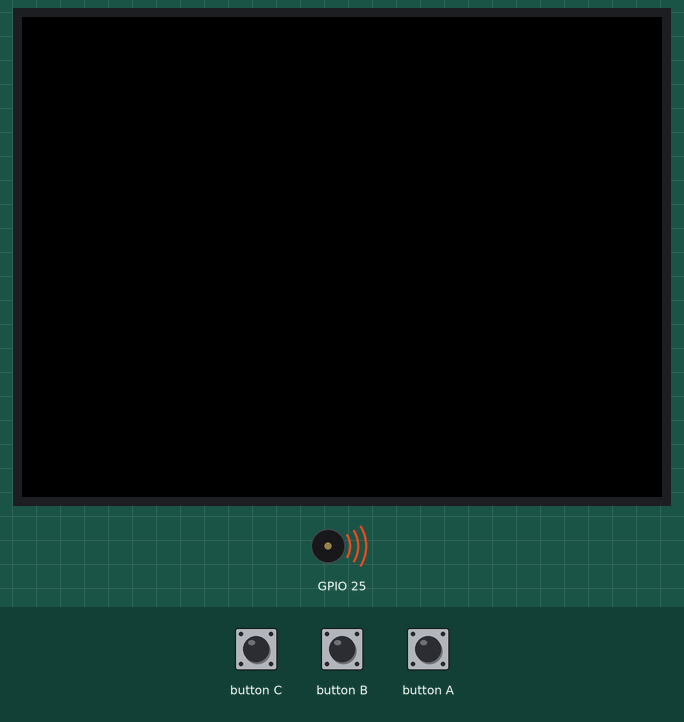
Recording of a sketch running on a simulated ESP32. Parts: 320×240 colour display, buzzer (waves = sounding). What the sketch prints to the serial monitor is not drawn.

Above: at 2.2 s.
At 5.2 s:
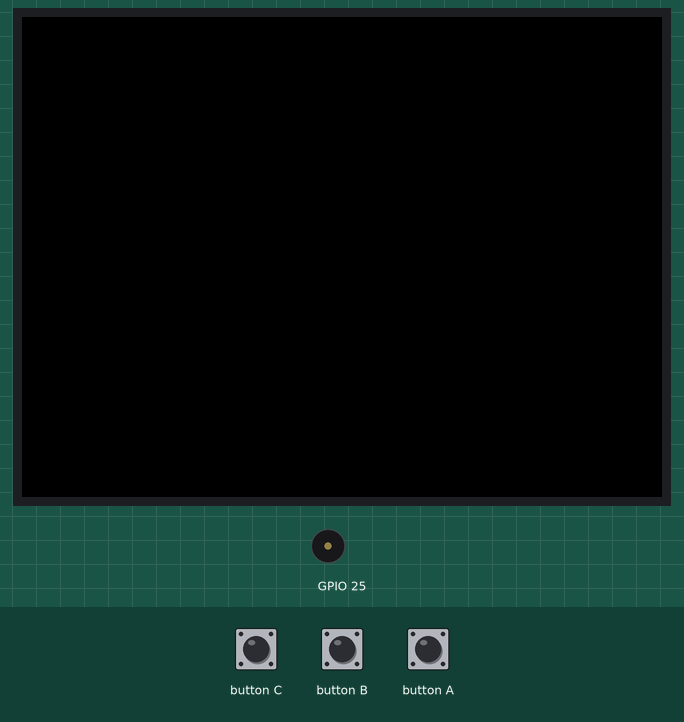
Timing chart, 0 to 7.2 s (numbered marks = the images above):
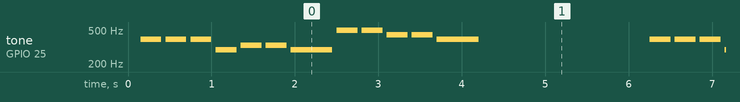

The sketch:

lab4_4.ino
```cpp
#include <M5Stack.h>
#define C 262
#define D 294
#define E 330
#define F 349
#define G 392
#define A 440
#define B 494
const int melody[] = { G, G, G, D, E, E, D, B, B, A, A, G };
const int factors[] = { 4, 4, 4, 4, 4, 4, 2, 4, 4, 4, 4, 2 };
const float speeds[] = { 0.5, 0.75, 1.0, 1.5, 2.0 };
int cs = 3;
const int base_delay = 1000;  // 1 second

int total_notes = sizeof(melody) / sizeof(melody[0]);
int total_speed = sizeof(speeds) / sizeof(speeds[0]);
void setup() {
  M5.begin();
  Serial.begin(9600);
  M5.Speaker.setVolume(4);  // 0-11 (loudest)
}
void loop() {
  M5.update();


  for (int i = 0; i < total_notes; i++) {
    M5.update();
    if (M5.BtnC.isPressed() && cs >1) {
      cs--;
    }
    if (M5.BtnA.isPressed() && cs < total_speed) {
      cs++;
    }
    if (M5.BtnB.isPressed()) {
      cs = 3;
    }
    Serial.println(cs);
    int wait = speeds[cs - 1] * (1000 / factors[i]);
    M5.Speaker.tone(melody[i]);
    delay(wait);
    M5.Speaker.mute();
    delay(50);
  }
  delay(2000);  // pause for 2 second
}
```

Measured:
- by itself, tone on GPIO 25: plays 392 Hz for 0.25 s, 392 Hz for 0.25 s, 392 Hz for 0.25 s, 294 Hz for 0.25 s, 330 Hz for 0.25 s, 330 Hz for 0.25 s … (258 notes in this stretch)
